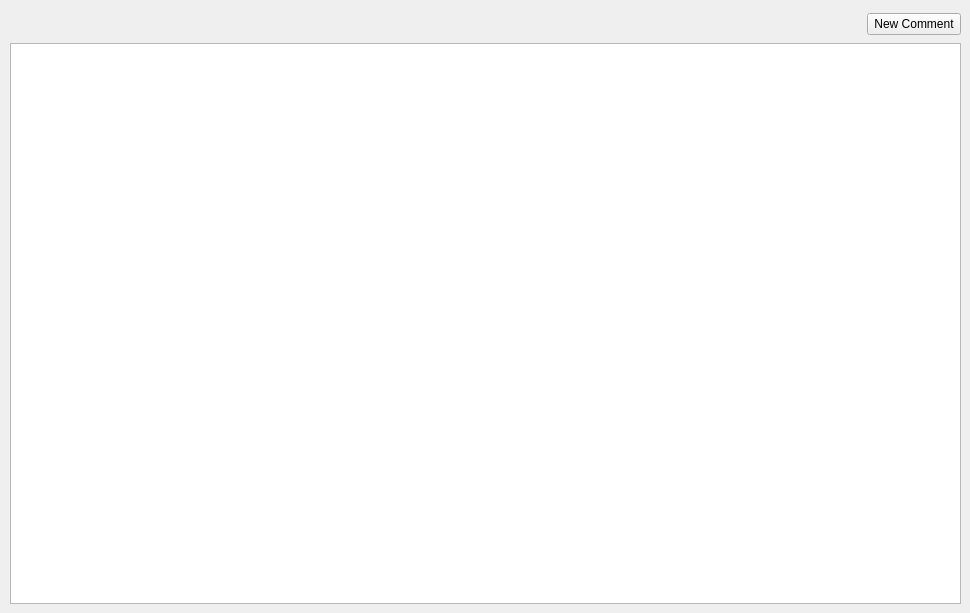
      <widget class="QWidget" name="tab_comments">
       <attribute name="title">
        <string>Comments</string>
       </attribute>
       <widget class="CommentsView" name="tableview_comments">
        <property name="geometry">
         <rect>
          <x>10</x>
          <y>43</y>
          <width>951</width>
          <height>561</height>
         </rect>
        </property>
        <property name="sizePolicy">
         <sizepolicy hsizetype="Preferred" vsizetype="Expanding">
          <horstretch>0</horstretch>
          <verstretch>0</verstretch>
         </sizepolicy>
        </property>
        <property name="sizeAdjustPolicy">
         <enum>QAbstractScrollArea::AdjustIgnored</enum>
        </property>
        <property name="sortingEnabled">
         <bool>true</bool>
        </property>
        <attribute name="horizontalHeaderStretchLastSection">
         <bool>true</bool>
        </attribute>
        <attribute name="verticalHeaderVisible">
         <bool>false</bool>
        </attribute>
        <attribute name="verticalHeaderStretchLastSection">
         <bool>true</bool>
        </attribute>
       </widget>
       <widget class="QWidget" name="layoutWidget">
        <property name="geometry">
         <rect>
          <x>10</x>
          <y>11</y>
          <width>951</width>
          <height>26</height>
         </rect>
        </property>
        <layout class="QHBoxLayout" name="horizontalLayout">
         <item>
          <spacer name="horizontalSpacer">
           <property name="orientation">
            <enum>Qt::Horizontal</enum>
           </property>
           <property name="sizeHint" stdset="0">
            <size>
             <width>828</width>
             <height>20</height>
            </size>
           </property>
          </spacer>
         </item>
         <item>
          <widget class="QPushButton" name="addCommentButton">
           <property name="sizePolicy">
            <sizepolicy hsizetype="Fixed" vsizetype="Fixed">
             <horstretch>0</horstretch>
             <verstretch>0</verstretch>
            </sizepolicy>
           </property>
           <property name="text">
            <string> New Comment </string>
           </property>
          </widget>
         </item>
        </layout>
       </widget>
      </widget>
